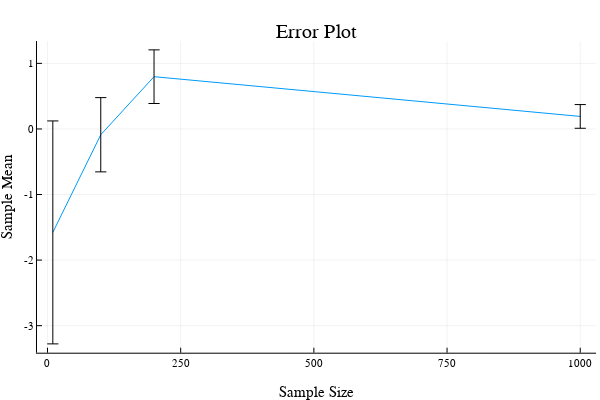

The code cell stored with this chart in its notebook:
### Markdown cell above
5.f) make an errorplot of the mean as a function of number of datapoints, with
the SEM used as the size of the bars

### Code cell
npts = [10,100,200,1000] #array with sample sizes
means = [mean(data3[1:n]) for n in npts] #array with means for each sample size
sems = [std(data3[1:n])/sqrt(n) for n in npts] #array with SEM for each sample size

plot6 = plot(npts,means, yerr=sems, title="Error Plot",xlabel="Sample Size",ylabel="Sample Mean", legend=false)
display(plot6)
savefig(plot6,"errorplot.png")

### Figure 1 — Plotly figure (JSON) as saved in the notebook; plotly's stock layout.template omitted (floating-point values rounded to 4 significant figures)
{"data": [{"colorbar": {"title": ""}, "legendgroup": "y1", "line": {"color": "rgba(0, 154, 250, 1.000)", "dash": "solid", "shape": "linear", "width": 1}, "mode": "lines", "name": "y1", "showlegend": true, "type": "scatter", "x": [10, 100, 200, 1000], "xaxis": "x", "y": [-1.578, -0.08834, 0.797, 0.1911], "yaxis": "y", "zmax": null, "zmin": null}, {"colorbar": {"title": ""}, "legendgroup": "", "line": {"color": "rgba(0, 0, 0, 1.000)", "dash": "solid", "shape": "linear", "width": 1}, "marker": {"color": "rgba(0, 0, 0, 1.000)", "line": {"color": "rgba(0, 0, 0, 1.000)", "width": 1}, "size": 8, "symbol": "line-ew"}, "mode": "lines+markers", "name": "", "showlegend": false, "type": "scatter", "x": [10, 10], "xaxis": "x", "y": [-3.278, 0.1225], "yaxis": "y", "zmax": null, "zmin": null}, {"colorbar": {"title": ""}, "legendgroup": "", "line": {"color": "rgba(0, 0, 0, 1.000)", "dash": "solid", "shape": "linear", "width": 1}, "marker": {"color": "rgba(0, 0, 0, 1.000)", "line": {"color": "rgba(0, 0, 0, 1.000)", "width": 1}, "size": 8, "symbol": "line-ew"}, "mode": "lines+markers", "name": "", "showlegend": false, "type": "scatter", "x": [100, 100], "xaxis": "x", "y": [-0.6546, 0.4779], "yaxis": "y", "zmax": null, "zmin": null}, {"colorbar": {"title": ""}, "legendgroup": "", "line": {"color": "rgba(0, 0, 0, 1.000)", "dash": "solid", "shape": "linear", "width": 1}, "marker": {"color": "rgba(0, 0, 0, 1.000)", "line": {"color": "rgba(0, 0, 0, 1.000)", "width": 1}, "size": 8, "symbol": "line-ew"}, "mode": "lines+markers", "name": "", "showlegend": false, "type": "scatter", "x": [200, 200], "xaxis": "x", "y": [0.3879, 1.206], "yaxis": "y", "zmax": null, "zmin": null}, {"colorbar": {"title": ""}, "legendgroup": "", "line": {"color": "rgba(0, 0, 0, 1.000)", "dash": "solid", "shape": "linear", "width": 1}, "marker": {"color": "rgba(0, 0, 0, 1.000)", "line": {"color": "rgba(0, 0, 0, 1.000)", "width": 1}, "size": 8, "symbol": "line-ew"}, "mode": "lines+markers", "name": "", "showlegend": false, "type": "scatter", "x": [1000, 1000], "xaxis": "x", "y": [0.01033, 0.3719], "yaxis": "y", "zmax": null, "zmin": null}], "layout": {"annotations": [{"font": {"color": "rgba(0, 0, 0, 1.000)", "family": "sans-serif", "size": 20}, "rotation": 0, "showarrow": false, "text": "Error Plot", "x": 0.5275, "xanchor": "center", "xref": "paper", "y": 1, "yanchor": "top", "yref": "paper"}], "height": 400, "margin": {"b": 20, "l": 0, "r": 0, "t": 20}, "paper_bgcolor": "rgba(255, 255, 255, 1.000)", "plot_bgcolor": "rgba(255, 255, 255, 1.000)", "showlegend": false, "width": 600, "xaxis": {"anchor": "y", "domain": [0.06165, 0.9934], "gridcolor": "rgba(0, 0, 0, 0.100)", "gridwidth": 0.5, "linecolor": "rgba(0, 0, 0, 1.000)", "mirror": false, "range": [-19.7, 1030.0], "showgrid": true, "showline": true, "showticklabels": true, "tickangle": 0, "tickcolor": "rgb(0, 0, 0)", "tickfont": {"color": "rgba(0, 0, 0, 1.000)", "family": "sans-serif", "size": 11}, "tickmode": "array", "ticks": "inside", "ticktext": ["0", "250", "500", "750", "1000"], "tickvals": [0, 250, 500, 750, 1000], "title": "Sample Size", "titlefont": {"color": "rgba(0, 0, 0, 1.000)", "family": "sans-serif", "size": 15}, "type": "-", "visible": true, "zeroline": false, "zerolinecolor": "rgba(0, 0, 0, 1.000)"}, "yaxis": {"anchor": "x", "domain": [0.07581, 0.9415], "gridcolor": "rgba(0, 0, 0, 0.100)", "gridwidth": 0.5, "linecolor": "rgba(0, 0, 0, 1.000)", "mirror": false, "range": [-3.412, 1.341], "showgrid": true, "showline": true, "showticklabels": true, "tickangle": 0, "tickcolor": "rgb(0, 0, 0)", "tickfont": {"color": "rgba(0, 0, 0, 1.000)", "family": "sans-serif", "size": 11}, "tickmode": "array", "ticks": "inside", "ticktext": ["-3", "-2", "-1", "0", "1"], "tickvals": [-3, -2, -1, 0, 1], "title": "Sample Mean", "titlefont": {"color": "rgba(0, 0, 0, 1.000)", "family": "sans-serif", "size": 15}, "type": "-", "visible": true, "zeroline": false, "zerolinecolor": "rgba(0, 0, 0, 1.000)"}}}
